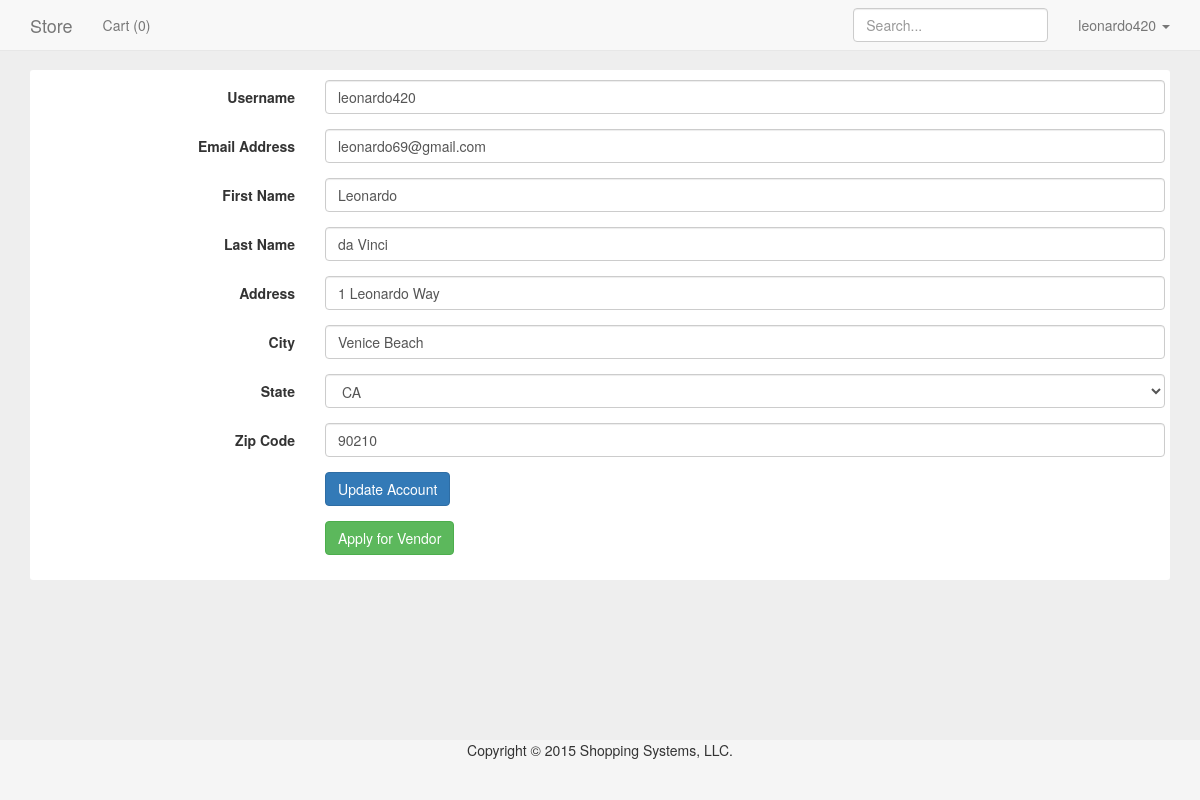
/account.php (signed in), run on the app's committed database.
### tables this page shows
CREATE TABLE shopping_users
(
  user_id int NOT NULL AUTO_INCREMENT,
  username varchar(255) NOT NULL,
  password varchar(255) NOT NULL,
  salt varchar(255) NOT NULL,
  first_name varchar(255) NOT NULL,
  last_name varchar(255) NOT NULL,
  email varchar(255) NOT NULL,
  email_confirmed tinyint(1),
  vendor tinyint(1),
  vendor_applied tinyint(1),
  admin tinyint(1),
  address varchar(255) NOT NULL,
  city varchar(255) NOT NULL,
  state varchar(255) NOT NULL,
  zipcode varchar(255) NOT NULL,
  confirm_token varchar(255),
  confirm_expiration int,
  password_reset_token varchar(255),
  password_reset_expiration int,
  attempts int,
  locktime int,
  PRIMARY KEY (user_id)
);

### php/verify_login.php (called while the page is built, shortened)
<?php
	function isLoggedIn(){
		return $_SESSION['username'] != null;
	}
	function isVendor(){
		if(isLoggedIn()){
			global $user;
			if($user == null){
				$qu = "SELECT * FROM shopping_users WHERE username = '{$_SESSION['username']}'";
				$r = mysqli_query($GLOBALS['dbc'],$qu);
				$user = mysqli_fetch_array($r);
			}
			return $user['vendor'];
		}
		else{
			return false;
		}
	}
?>

### account.php (the view, shortened to what this page needs)
<?php include("php/header.php"); ?>
<div class="container">
	<div>
		<?php
			include("php/menu.php");
			global $user;
			echo "<article class=\"product clearfix\">";
			echo "<form action=\"\" method=\"POST\" class=\"form-horizontal\">";
				echo "<div class=\"form-group\">";
					echo "<label class=\"control-label col-sm-3\">Username</label>";
					echo "<div class=\"col-sm-9\">";
						echo "<input type=\"text\" class=\"form-control\" name=\"username\" value=\"{$user['username']}\">";
					echo "</div>";
				echo "</div>";
				echo "<div class=\"form-group\">";
					echo "<label class=\"control-label col-sm-3\">Email Address</label>";
					echo "<div class=\"col-sm-9\">";
						echo "<input type=\"text\" class=\"form-control\" name=\"email\" value=\"{$user['email']}\">";
					echo "</div>";
				echo "</div>";
				echo "<div class=\"form-group\">";
					echo "<label class=\"control-label col-sm-3\">First Name</label>";
					echo "<div class=\"col-sm-9\">";
						echo "<input type=\"text\" class=\"form-control\" name=\"first_name\" value=\"{$user['first_name']}\">";
					echo "</div>";
				echo "</div>";
				echo "<div class=\"form-group\">";
					echo "<label class=\"control-label col-sm-3\">Last Name</label>";
					echo "<div class=\"col-sm-9\">";
						echo "<input type=\"text\" class=\"form-control\" name=\"last_name\" value=\"{$user['last_name']}\">";
					echo "</div>";
				echo "</div>";
				echo "<div class=\"form-group\">";
					echo "<label class=\"control-label col-sm-3\">Address</label>";
					echo "<div class=\"col-sm-9\">";
						echo "<input type=\"text\" class=\"form-control\" name=\"address\" value=\"{$user['address']}\">";
					echo "</div>";
				echo "</div>";
				echo "<div class=\"form-group\">";
					echo "<label class=\"control-label col-sm-3\">City</label>";
					echo "<div class=\"col-sm-9\">";
						echo "<input type=\"text\" class=\"form-control\" name=\"city\" value=\"{$user['city']}\">";
					echo "</div>";
				echo "</div>";
				echo "<div class=\"form-group\">";
					echo "<label class=\"control-label col-sm-3\">State</label>";
					echo "<div class=\"col-sm-9\">";
						menu(states(), 'state', $user['state']);
					echo "</div>";
				echo "</div>";
				echo "<div class=\"form-group\">";
					echo "<label class=\"control-label col-sm-3\">Zip Code</label>";
					echo "<div class=\"col-sm-9\">";
						echo "<input type=\"text\" class=\"form-control\" name=\"zipcode\" value=\"{$user['zipcode']}\">";
					echo "</div>";
				echo "</div>";
				echo "<div class=\"form-group\">";
					echo "<label class=\"control-label col-sm-3\"></label>";
					echo "<div class=\"col-sm-9\">";
						echo "<input class=\"btn btn-primary\" type=\"submit\" name=\"UpdateButton\" value=\"Update Account\">";
					echo "</div>";
				echo "</div>";
			echo "</form>";
			if($user['vendor_applied'] != true){
				echo "<form action=\"\" method=\"POST\" class=\"form-horizontal\">";
					echo "<div class=\"form-group\">";
						echo "<label class=\"control-label col-sm-3\"></label>";
						echo "<div class=\"col-sm-9\">";
							echo "<input class=\"btn btn-success\" type=\"submit\" name=\"VendorButton\" value=\"Apply for Vendor\">";
						echo "</div>";
					echo "</div>";
				echo "</form>";
			}
			echo "</article>";
		?>
	</div>
</div>
<?php include("php/footer.php"); ?>

### php/menu.php
<?php
	function menu($array, $name, $selected = ''){
		echo "<select class=\"form-control\" name=\"{$name}\">";
			foreach($array as $ar){
				echo "<option value=\"{$ar}\" ";
				if($ar == $selected){
					echo "selected=\"selected\"";
				}
				echo ">{$ar}</option>";
			}
		echo "</select>";
	}
?>

### css/custom.css (style rules this page uses)
html { position:relative; min-height:100%; }
body { margin-top: 70px; margin-bottom:60px; background-color:#eee; }
.product { background-color:#fff; padding:10px 5px; margin-bottom:10px; border-radius:3px; }

### data on the page
shopping_users: username "leonardo420", email "leonardo69@gmail.com", first_name "Leonardo", last_name "da Vinci", address "1 Leonardo Way", city "Venice Beach", state "CA", zipcode "90210"

### other printed values
$_SESSION['username'] "leonardo420"
